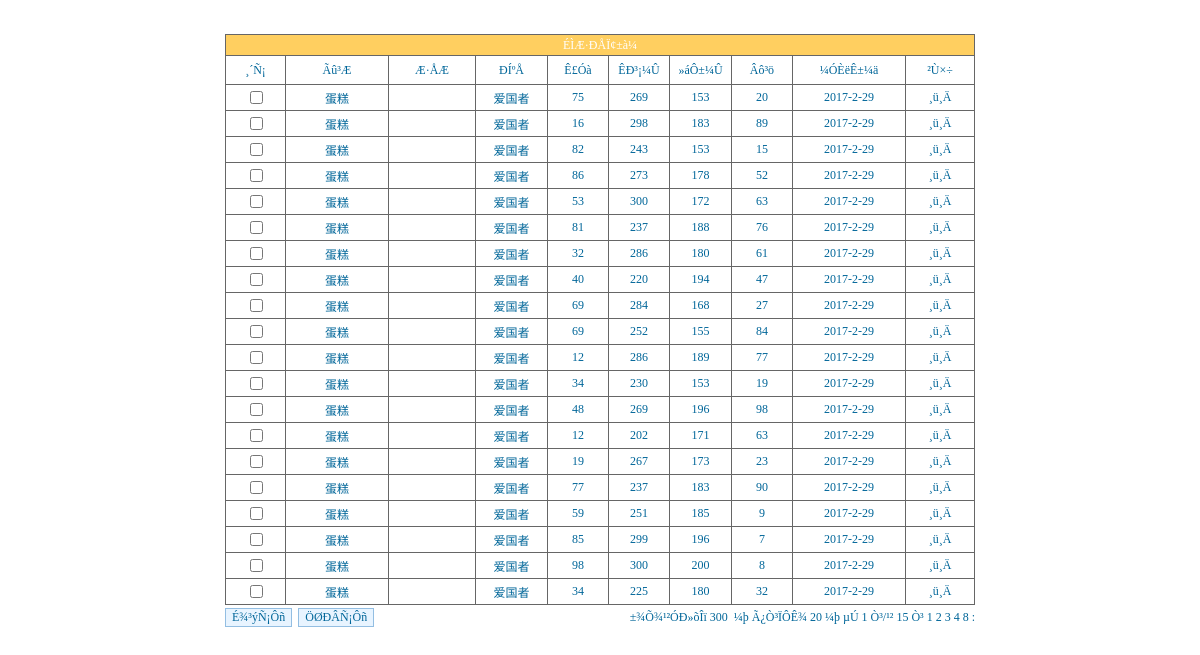
Page /shop/admin/editgoods.php on the committed database.
### tables this page shows
CREATE TABLE IF NOT EXISTS `tb_shangpin` (
  `id` varchar(6) NOT NULL,
  `mingcheng` varchar(36) NOT NULL,
  `tupian` varchar(48) NOT NULL,
  `shichangjia` varchar(24) NOT NULL,
  `huiyuanjia` varchar(24) NOT NULL,
  `shuliang` varchar(24) NOT NULL,
  `tuijian` varchar(6) NOT NULL,
  `addtime` varchar(36) NOT NULL,
  `cishu` varchar(12) NOT NULL,
  `jianjie` varchar(200) NOT NULL,
  `pingpai` varchar(48) NOT NULL,
  `xinghao` varchar(36) NOT NULL
);

### shop/admin/editgoods.php (the view, shortened to what this page needs)
<html>
<head>
<link rel="stylesheet" type="text/css" href="css/font.css">
</head>
<?php
  include("conn/conn.php");
?>
<body topmargin="0" leftmargin="0" bottommargin="0">
<?php
	   $sql=mysql_query("select count(*) as total from tb_shangpin ",$conn);
	   $info=mysql_fetch_array($sql);
	   $total=$info[total];
	   if($total==0){
	     echo "±¾Õ¾ÔÝÎÞÉÌÆ·!";
	   }
	   else
	    {
?>
<form name="form1" method="post" action="deletefxhw.php">
  <p>&nbsp;</p>
  <table width="750" border="0" align="center" cellpadding="0" cellspacing="0">
  <tr>
    <td height="75" bgcolor="#666666"><table width="750" height="86" border="0" cellpadding="0" cellspacing="1">
	  <tr bgcolor="#FFCF60">
        <td height="20" colspan="10"><div align="center" class="style1">ÉÌÆ·ÐÅÏ¢±à¼­</div></td>
      </tr>
      <tr>
        <td width="59" height="28" bgcolor="#FFFFFF"><div align="center">¸´Ñ¡</div></td>
        <td width="102" bgcolor="#FFFFFF"><div align="center">Ãû³Æ</div></td>
        <td width="86" bgcolor="#FFFFFF"><div align="center">Æ·ÅÆ</div></td>
        <td width="71" bgcolor="#FFFFFF"><div align="center">ÐÍºÅ</div></td>
        <td width="60" bgcolor="#FFFFFF"><div align="center">Ê£Óà</div></td>
        <td width="60" bgcolor="#FFFFFF"><div align="center">ÊÐ³¡¼Û</div></td>
        <td width="61" bgcolor="#FFFFFF"><div align="center">»áÔ±¼Û</div></td>
        <td width="60" bgcolor="#FFFFFF"><div align="center">Âô³ö</div></td>
        <td width="112" bgcolor="#FFFFFF"><div align="center">¼ÓÈëÊ±¼ä</div></td>
        <td width="68" bgcolor="#FFFFFF"><div align="center">²Ù×÷</div></td>
      </tr>
	  <?php
	       $pagesize=20;
			if(($total%$pagesize)!=0){
			   $pagecount=intval($total/$pagesize)+1;
			}else{
			   $pagecount=$total/$pagesize;
			}
			if(($_GET[page])==""){
			    $page=1;
			}else{
			    $page=intval($_GET[page]);
			}
           $sql1=mysql_query("select * from tb_shangpin order by addtime desc limit ".($page-1)*$pagesize.",$pagesize",$conn);
		   while($info1=mysql_fetch_array($sql1))
		    {
	  ?>
      <tr>
        <td height="25" bgcolor="#FFFFFF"><div align="center">
          <input type="checkbox" name="<?php echo $info1[id];?>" value=<?php echo $info1[id];?>>
        </div></td>
        <td height="25" bgcolor="#FFFFFF">
          <div align="center"><?php echo $info1[mingcheng];?></div></td>
        <td height="25" bgcolor="#FFFFFF"><div align="center"><?php echo $info1[pinpai];?></div></td>
        <td height="25" bgcolor="#FFFFFF"><div align="center"><?php echo $info1[xinghao];?></div></td>
        <td height="25" bgcolor="#FFFFFF"><div align="center"><?php if($info1[shuliang]<0) {echo "ÊÛÍê";}else {echo $info1[shuliang];}?></div></td>
        <td height="25" bgcolor="#FFFFFF"><div align="center"><?php echo $info1[shichangjia];?></div></td>
        <td height="25" bgcolor="#FFFFFF"><div align="center"><?php echo $info1[huiyuanjia];?></div></td>
        <td height="25" bgcolor="#FFFFFF"><div align="center"><?php echo $info1[cishu];?></div></td>
        <td height="25" bgcolor="#FFFFFF"><div align="center"><?php echo $info1[addtime];?></div></td>
        <td height="25" bgcolor="#FFFFFF"><div align="center"><a href="changegoods.php?id=<?php echo $info1[id];?>">¸ü¸Ä</a></div></td>
      </tr>
	 <?php
	    }
      ?>
    </table></td>
  </tr>
</table>
<table width="750" height="25" border="0" align="center" cellpadding="0" cellspacing="0">
  <tr>
    <td width="165">
	  <div align="left"><input name="submit" type="submit" class="buttoncss" id="submit" value="É¾³ýÑ¡Ôñ">
	  &nbsp;<input type="reset" value="ÖØÐÂÑ¡Ôñ" class="buttoncss"></div></td>
    <td width="585"><div align="right">&nbsp;±¾Õ¾¹²ÓÐ»õÎï
        <?php
		   echo $total;
		  ?>
        &nbsp;¼þ&nbsp;Ã¿Ò³ÏÔÊ¾&nbsp;<?php echo $pagesize;?>&nbsp;¼þ&nbsp;µÚ&nbsp;<?php echo $page;?>&nbsp;Ò³/¹²&nbsp;<?php echo $pagecount; ?>&nbsp;Ò³
        <?php
		   if($pagecount<=4){
		    for($i=1;$i<=$pagecount;$i++){
		  ?>
        <a href="editgoods.php?page=<?php echo $i;?>"><?php echo $i;?></a>
        <?php
		     }
		   }else{
		   for($i=1;$i<=4;$i++){
		  ?>
        <a href="editgoods.php?page=<?php echo $i;?>"><?php echo $i;?></a>
        <?php }?>
        <a href="editgoods.php?page=<?php echo $page-1;?>" title="ºóÒ»Ò³"><font face="webdings"> 8 </font></a> <a href="editgoods.php?id=<?php echo $id;?>&page=<?php echo $pagecount;?>" title="Î²Ò³"><font face="webdings"> : </font></a>
        <?php }?>
    </div></td>
  </tr>
</table>
<p>&nbsp;</p>
</form>
  <?php
	}
  ?>
</body>
</html>

### rows in the picture
tb_shangpin: mingcheng "蛋糕", xinghao "爱国者", shuliang "75", shichangjia "269", huiyuanjia "153", cishu "20", addtime "2017-2-29"
tb_shangpin: mingcheng "蛋糕", xinghao "爱国者", shuliang "16", shichangjia "298", huiyuanjia "183", cishu "89", addtime "2017-2-29"
tb_shangpin: mingcheng "蛋糕", xinghao "爱国者", shuliang "82", shichangjia "243", huiyuanjia "153", cishu "15", addtime "2017-2-29"
tb_shangpin: mingcheng "蛋糕", xinghao "爱国者", shuliang "86", shichangjia "273", huiyuanjia "178", cishu "52", addtime "2017-2-29"
tb_shangpin: mingcheng "蛋糕", xinghao "爱国者", shuliang "53", shichangjia "300", huiyuanjia "172", cishu "63", addtime "2017-2-29"
tb_shangpin: mingcheng "蛋糕", xinghao "爱国者", shuliang "81", shichangjia "237", huiyuanjia "188", cishu "76", addtime "2017-2-29"
tb_shangpin: mingcheng "蛋糕", xinghao "爱国者", shuliang "32", shichangjia "286", huiyuanjia "180", cishu "61", addtime "2017-2-29"
tb_shangpin: mingcheng "蛋糕", xinghao "爱国者", shuliang "40", shichangjia "220", huiyuanjia "194", cishu "47", addtime "2017-2-29"
tb_shangpin: mingcheng "蛋糕", xinghao "爱国者", shuliang "69", shichangjia "284", huiyuanjia "168", cishu "27", addtime "2017-2-29"
tb_shangpin: mingcheng "蛋糕", xinghao "爱国者", shuliang "69", shichangjia "252", huiyuanjia "155", cishu "84", addtime "2017-2-29"
tb_shangpin: mingcheng "蛋糕", xinghao "爱国者", shuliang "12", shichangjia "286", huiyuanjia "189", cishu "77", addtime "2017-2-29"
tb_shangpin: mingcheng "蛋糕", xinghao "爱国者", shuliang "34", shichangjia "230", huiyuanjia "153", cishu "19", addtime "2017-2-29"
tb_shangpin: mingcheng "蛋糕", xinghao "爱国者", shuliang "48", shichangjia "269", huiyuanjia "196", cishu "98", addtime "2017-2-29"
tb_shangpin: mingcheng "蛋糕", xinghao "爱国者", shuliang "12", shichangjia "202", huiyuanjia "171", cishu "63", addtime "2017-2-29"
tb_shangpin: mingcheng "蛋糕", xinghao "爱国者", shuliang "19", shichangjia "267", huiyuanjia "173", cishu "23", addtime "2017-2-29"
tb_shangpin: mingcheng "蛋糕", xinghao "爱国者", shuliang "77", shichangjia "237", huiyuanjia "183", cishu "90", addtime "2017-2-29"
tb_shangpin: mingcheng "蛋糕", xinghao "爱国者", shuliang "59", shichangjia "251", huiyuanjia "185", cishu "9", addtime "2017-2-29"
tb_shangpin: mingcheng "蛋糕", xinghao "爱国者", shuliang "85", shichangjia "299", huiyuanjia "196", cishu "7", addtime "2017-2-29"
tb_shangpin: mingcheng "蛋糕", xinghao "爱国者", shuliang "98", shichangjia "300", huiyuanjia "200", cishu "8", addtime "2017-2-29"
tb_shangpin: mingcheng "蛋糕", xinghao "爱国者", shuliang "34", shichangjia "225", huiyuanjia "180", cishu "32", addtime "2017-2-29"

### other values in the picture
$total "300"
$pagesize "20"
$page "1"
$pagecount "15"
